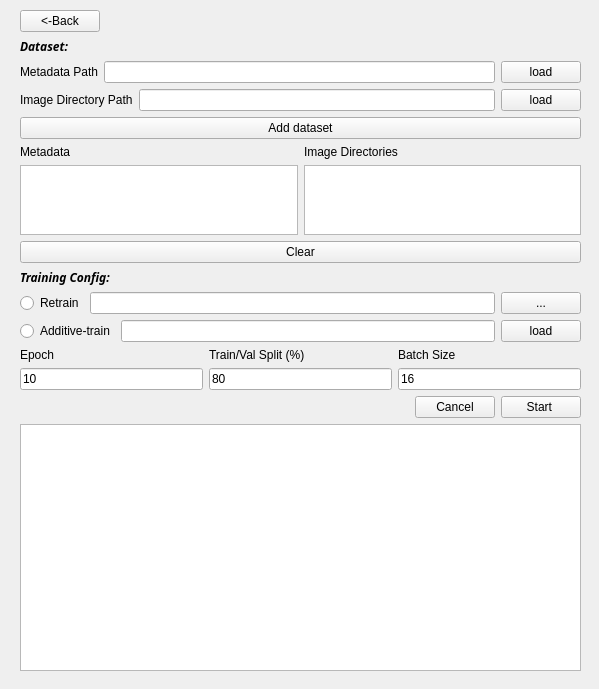
<?xml version="1.0" encoding="UTF-8"?>
<ui version="4.0">
 <class>TrainWindow</class>
 <widget class="QMainWindow" name="TrainWindow">
  <property name="geometry">
   <rect>
    <x>0</x>
    <y>0</y>
    <width>599</width>
    <height>689</height>
   </rect>
  </property>
  <property name="windowTitle">
   <string>MainWindow</string>
  </property>
  <widget class="QWidget" name="centralwidget">
   <widget class="QWidget" name="verticalLayoutWidget">
    <property name="geometry">
     <rect>
      <x>20</x>
      <y>10</y>
      <width>561</width>
      <height>661</height>
     </rect>
    </property>
    <layout class="QVBoxLayout" name="verticalLayout" stretch="0,0,0,0,0,10,0,100">
     <item>
      <layout class="QHBoxLayout" name="horizontalLayout_8">
       <item>
        <widget class="QPushButton" name="btnBack">
         <property name="text">
          <string>&lt;-Back</string>
         </property>
        </widget>
       </item>
       <item>
        <spacer name="horizontalSpacer_2">
         <property name="orientation">
          <enum>Qt::Horizontal</enum>
         </property>
         <property name="sizeHint" stdset="0">
          <size>
           <width>40</width>
           <height>20</height>
          </size>
         </property>
        </spacer>
       </item>
      </layout>
     </item>
     <item>
      <layout class="QVBoxLayout" name="verticalLayout_4">
       <item>
        <widget class="QLabel" name="label_7">
         <property name="font">
          <font>
           <family>Ubuntu Condensed</family>
           <weight>75</weight>
           <italic>true</italic>
           <bold>true</bold>
          </font>
         </property>
         <property name="text">
          <string>Dataset:</string>
         </property>
        </widget>
       </item>
      </layout>
     </item>
     <item>
      <layout class="QVBoxLayout" name="verticalLayout_5">
       <item>
        <layout class="QHBoxLayout" name="horizontalLayout_2">
         <item>
          <widget class="QLabel" name="label_5">
           <property name="text">
            <string>Metadata Path</string>
           </property>
          </widget>
         </item>
         <item>
          <widget class="QLineEdit" name="lineEditMatadataPath"/>
         </item>
         <item>
          <widget class="QPushButton" name="btnLoadMetadataPath">
           <property name="text">
            <string>load</string>
           </property>
          </widget>
         </item>
        </layout>
       </item>
      </layout>
     </item>
     <item>
      <layout class="QVBoxLayout" name="verticalLayout_6">
       <item>
        <layout class="QHBoxLayout" name="horizontalLayout">
         <item>
          <widget class="QLabel" name="label_6">
           <property name="text">
            <string>Image Directory Path</string>
           </property>
          </widget>
         </item>
         <item>
          <widget class="QLineEdit" name="lineEditImageDirPath"/>
         </item>
         <item>
          <widget class="QPushButton" name="btnLoadImageDirPath">
           <property name="text">
            <string>load</string>
           </property>
          </widget>
         </item>
        </layout>
       </item>
      </layout>
     </item>
     <item>
      <layout class="QVBoxLayout" name="verticalLayout_3">
       <item>
        <widget class="QPushButton" name="btnAddDataset">
         <property name="text">
          <string>Add dataset</string>
         </property>
        </widget>
       </item>
      </layout>
     </item>
     <item>
      <layout class="QVBoxLayout" name="verticalLayout_9">
       <item>
        <layout class="QHBoxLayout" name="horizontalLayout_3">
         <item>
          <layout class="QVBoxLayout" name="verticalLayout_7">
           <item>
            <widget class="QLabel" name="label_3">
             <property name="text">
              <string>Metadata</string>
             </property>
            </widget>
           </item>
           <item>
            <widget class="QListWidget" name="listCSVPath"/>
           </item>
          </layout>
         </item>
         <item>
          <layout class="QVBoxLayout" name="verticalLayout_8">
           <item>
            <widget class="QLabel" name="label_4">
             <property name="text">
              <string>Image Directories</string>
             </property>
            </widget>
           </item>
           <item>
            <widget class="QListWidget" name="listImageDir"/>
           </item>
          </layout>
         </item>
        </layout>
       </item>
       <item>
        <layout class="QVBoxLayout" name="verticalLayout_10">
         <item>
          <widget class="QPushButton" name="btnClearDataset">
           <property name="text">
            <string>Clear</string>
           </property>
          </widget>
         </item>
        </layout>
       </item>
      </layout>
     </item>
     <item>
      <layout class="QVBoxLayout" name="verticalLayout_12">
       <item>
        <layout class="QVBoxLayout" name="verticalLayout_11">
         <item>
          <widget class="QLabel" name="label">
           <property name="font">
            <font>
             <family>Ubuntu Condensed</family>
             <weight>75</weight>
             <italic>true</italic>
             <bold>true</bold>
            </font>
           </property>
           <property name="text">
            <string>Training Config:</string>
           </property>
          </widget>
         </item>
        </layout>
       </item>
       <item>
        <layout class="QHBoxLayout" name="horizontalLayout_4">
         <item>
          <widget class="QRadioButton" name="radRetrain">
           <property name="text">
            <string>Retrain</string>
           </property>
          </widget>
         </item>
         <item>
          <widget class="QLineEdit" name="lineEditSavePath"/>
         </item>
         <item>
          <widget class="QPushButton" name="btnSaveModel">
           <property name="text">
            <string>...</string>
           </property>
          </widget>
         </item>
        </layout>
       </item>
       <item>
        <layout class="QHBoxLayout" name="horizontalLayout_5">
         <item>
          <widget class="QRadioButton" name="radAddTrain">
           <property name="text">
            <string>Additive-train</string>
           </property>
          </widget>
         </item>
         <item>
          <widget class="QLineEdit" name="lineEditLoadPath"/>
         </item>
         <item>
          <widget class="QPushButton" name="btnLoadModel">
           <property name="text">
            <string>load</string>
           </property>
          </widget>
         </item>
        </layout>
       </item>
       <item>
        <layout class="QHBoxLayout" name="horizontalLayout_6">
         <item>
          <layout class="QVBoxLayout" name="verticalLayout_13">
           <item>
            <widget class="QLabel" name="label_2">
             <property name="text">
              <string>Epoch</string>
             </property>
            </widget>
           </item>
           <item>
            <widget class="QLineEdit" name="lineEditEpoch">
             <property name="text">
              <string>10</string>
             </property>
            </widget>
           </item>
          </layout>
         </item>
         <item>
          <layout class="QVBoxLayout" name="verticalLayout_14">
           <item>
            <widget class="QLabel" name="label_8">
             <property name="text">
              <string>Train/Val Split (%)</string>
             </property>
            </widget>
           </item>
           <item>
            <widget class="QLineEdit" name="lineEditTrainValSplit">
             <property name="text">
              <string>80</string>
             </property>
            </widget>
           </item>
          </layout>
         </item>
         <item>
          <layout class="QVBoxLayout" name="verticalLayout_15">
           <item>
            <widget class="QLabel" name="label_9">
             <property name="text">
              <string>Batch Size</string>
             </property>
            </widget>
           </item>
           <item>
            <widget class="QLineEdit" name="lineEditBatch">
             <property name="text">
              <string>16</string>
             </property>
            </widget>
           </item>
          </layout>
         </item>
        </layout>
       </item>
      </layout>
     </item>
     <item>
      <layout class="QVBoxLayout" name="verticalLayout_16">
       <item>
        <layout class="QHBoxLayout" name="horizontalLayout_7">
         <item>
          <spacer name="horizontalSpacer">
           <property name="orientation">
            <enum>Qt::Horizontal</enum>
           </property>
           <property name="sizeHint" stdset="0">
            <size>
             <width>40</width>
             <height>20</height>
            </size>
           </property>
          </spacer>
         </item>
         <item>
          <widget class="QPushButton" name="btnCancel">
           <property name="text">
            <string>Cancel</string>
           </property>
          </widget>
         </item>
         <item>
          <widget class="QPushButton" name="btnStartTraining">
           <property name="text">
            <string>Start </string>
           </property>
          </widget>
         </item>
        </layout>
       </item>
       <item>
        <layout class="QVBoxLayout" name="verticalLayout_17" stretch="0">
         <item>
          <widget class="QTextEdit" name="textEditConsol"/>
         </item>
        </layout>
       </item>
      </layout>
     </item>
    </layout>
   </widget>
  </widget>
 </widget>
 <resources/>
 <connections/>
</ui>
